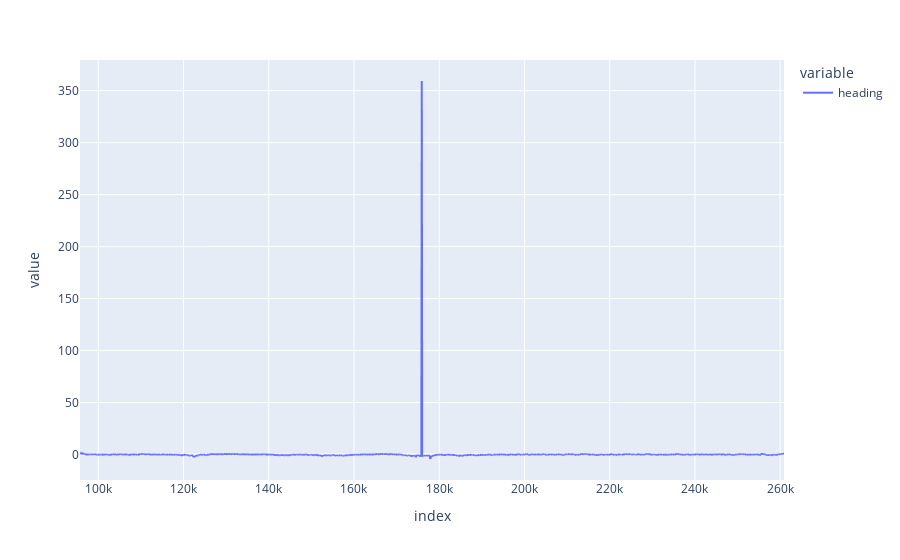

Here is the notebook cell this chart was saved with:
### Code cell
px.line(heading.shift(1) - heading)

### Figure 1 — Plotly figure (JSON) as saved in the notebook; plotly's stock layout.template omitted (floating-point values rounded to 4 significant figures; data arrays with more than 128 entries replaced by an {"elided": "..."} marker saying what was removed)
{"data": [{"hovertemplate": "variable=heading<br>index=%{x}<br>value=%{y}<extra></extra>", "legendgroup": "heading", "line": {"color": "#636efa", "dash": "solid"}, "marker": {"symbol": "circle"}, "mode": "lines", "name": "heading", "showlegend": true, "type": "scattergl", "x": {"elided": "1653 int values"}, "xaxis": "x", "y": {"elided": "1653 float values"}, "yaxis": "y"}], "layout": {"legend": {"title": {"text": "variable"}, "tracegroupgap": 0}, "margin": {"t": 60}, "xaxis": {"anchor": "y", "domain": [0, 1], "title": {"text": "index"}}, "yaxis": {"anchor": "x", "domain": [0, 1], "title": {"text": "value"}}}}
